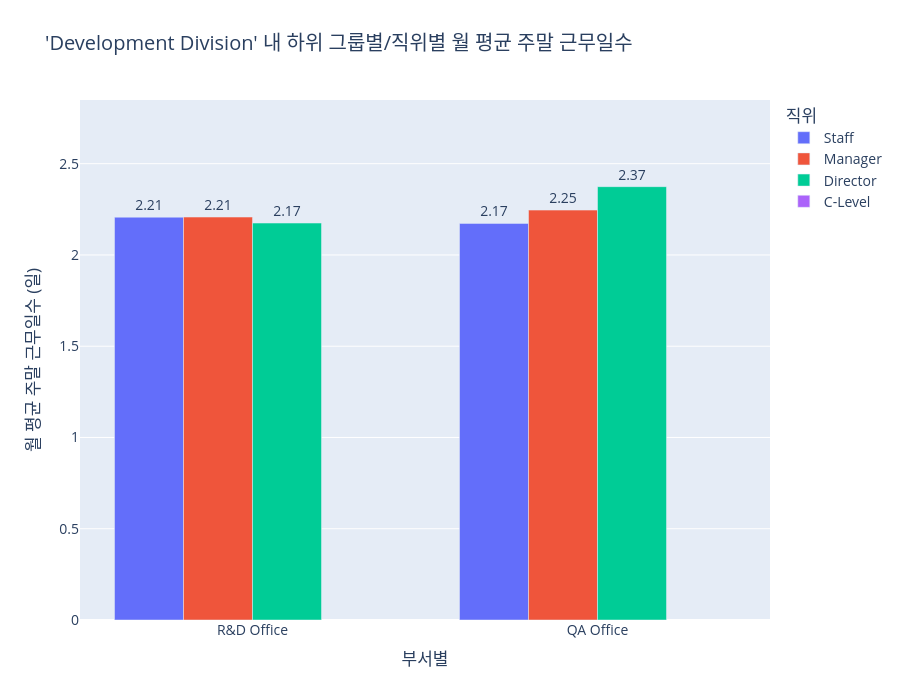

The code cell stored with this chart in its notebook:
### Code cell
# 2. 필요한 모듈 임포트
import pandas as pd
import plotly.graph_objects as go
import plotly.io as pio
from IPython.display import display

from services.data_preparer import prepare_proposal_16_data
from services.proposal_views.proposal_16_view import create_figure_and_df

# --- 테스트 실행 ---

# 1. app.py의 역할 (1): 데이터 준비 함수를 호출하여 필요한 데이터를 미리 로드합니다.
print("Step 1: `data_preparer`를 통해 분석용 데이터와 순서 정보를 준비합니다...")
# 글로벌 필터는 모두 기본값('전체')으로 호출
data_bundle = prepare_proposal_16_data() 
analysis_df = data_bundle.get("analysis_df", pd.DataFrame())
order_map = data_bundle.get("order_map", {})
print(" -> 데이터 준비 완료!")


# 2. app.py의 역할 (2): 사용자가 Streamlit 위젯을 통해 필터를 선택했다고 가정합니다.

# 2-1. app.py에 있을 차원 설정(Dimension Config) 정의
DIMENSION_CONFIG = {
    '부서별': {'type': 'hierarchical', 'top': 'DIVISION_NAME', 'sub': 'OFFICE_NAME'},
    '직무별': {'type': 'hierarchical', 'top': 'JOB_L1_NAME', 'sub': 'JOB_L2_NAME'},
    '직위직급별': {'type': 'flat', 'col': 'POSITION_NAME'},
    '성별': {'type': 'flat', 'col': 'GENDER'},
    '연령별': {'type': 'flat', 'col': 'AGE_BIN'},
    '경력연차별': {'type': 'flat', 'col': 'CAREER_BIN'},
    '연봉구간별': {'type': 'flat', 'col': 'SALARY_BIN'},
    '지역별': {'type': 'flat', 'col': 'REGION_CATEGORY'},
    '계약별': {'type': 'flat', 'col': 'CONT_CATEGORY'}
}

# 2-2. 사용자 선택 시뮬레이션
# ----- 테스트하고 싶은 값으로 변경 -----
selected_dimension_ui = '부서별'
drilldown_selection = 'Development Division'
# -----------------------------------

print(f"Step 2: 사용자가 '{selected_dimension_ui}' 차원을, '{drilldown_selection}' 그룹으로 보기를 선택했습니다.")


# 3. app.py의 역할 (3): view 함수에 준비된 모든 데이터와 필터 값을 전달하여 결과물 생성
print("Step 3: `view` 모듈을 호출하여 그래프와 요약 테이블을 생성합니다...")
if not analysis_df.empty:
    fig, aggregate_df = create_figure_and_df(
        analysis_df=analysis_df, 
        dimension_ui_name=selected_dimension_ui, 
        drilldown_selection=drilldown_selection,
        dimension_config=DIMENSION_CONFIG,
        order_map=order_map
    )
    print(" -> 생성 완료!")
else:
    print(" -> 분석할 데이터가 없어 빈 결과물을 생성합니다.")
    fig, aggregate_df = go.Figure(), pd.DataFrame()


# --- 결과 확인 ---

# 4. ipynb에서 생성된 그래프를 확인합니다.
print("\n--- [결과 1] 생성된 Plotly 그래프 ---")
# pio.renderers.default = 'vscode' 
fig.show()

# 5. ipynb에서 생성된 요약 테이블(aggregate_df)을 확인합니다.
print(f"\n--- [결과 2] 생성된 요약 테이블 ---")
display(aggregate_df)

### Figure 1 — Plotly figure (JSON) as saved in the notebook; plotly's stock layout.template omitted (floating-point values rounded to 4 significant figures)
{"data": [{"marker": {"color": "#636EFA"}, "name": "Staff", "text": ["2.21", "2.17"], "textposition": "outside", "type": "bar", "x": ["R&D Office", "QA Office"], "y": [2.207, 2.173]}, {"marker": {"color": "#EF553B"}, "name": "Manager", "text": ["2.21", "2.25"], "textposition": "outside", "type": "bar", "x": ["R&D Office", "QA Office"], "y": [2.208, 2.246]}, {"marker": {"color": "#00CC96"}, "name": "Director", "text": ["2.17", "2.37"], "textposition": "outside", "type": "bar", "x": ["R&D Office", "QA Office"], "y": [2.175, 2.374]}, {"marker": {"color": "#AB63FA"}, "name": "C-Level", "text": ["", ""], "textposition": "outside", "type": "bar", "x": ["R&D Office", "QA Office"], "y": [NaN, NaN]}], "layout": {"barmode": "group", "font": {"size": 14}, "height": 700, "legend": {"title": {"text": "직위"}}, "title": {"text": "'Development Division' 내 하위 그룹별/직위별 월 평균 주말 근무일수"}, "xaxis": {"categoryarray": ["R&D Office", "QA Office"], "categoryorder": "array", "title": {"text": "부서별"}}, "yaxis": {"range": [0, 2.849], "title": {"text": "월 평균 주말 근무일수 (일)"}}}}
